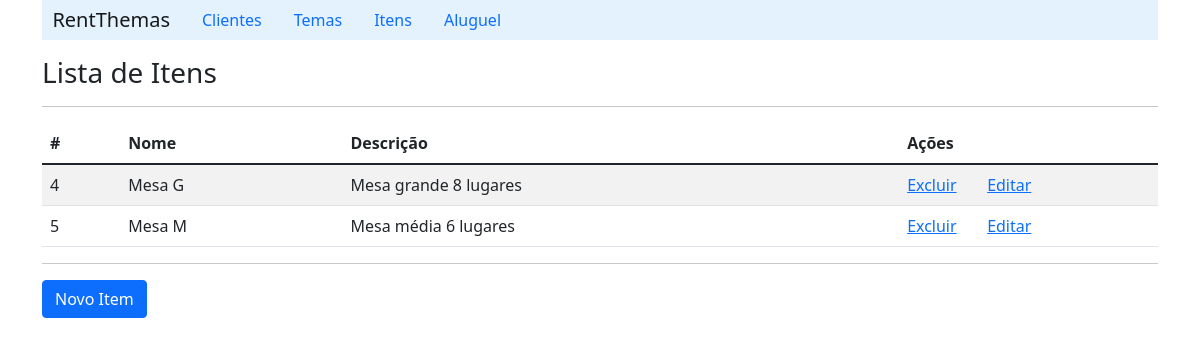
The app's page /listItem/, older data.
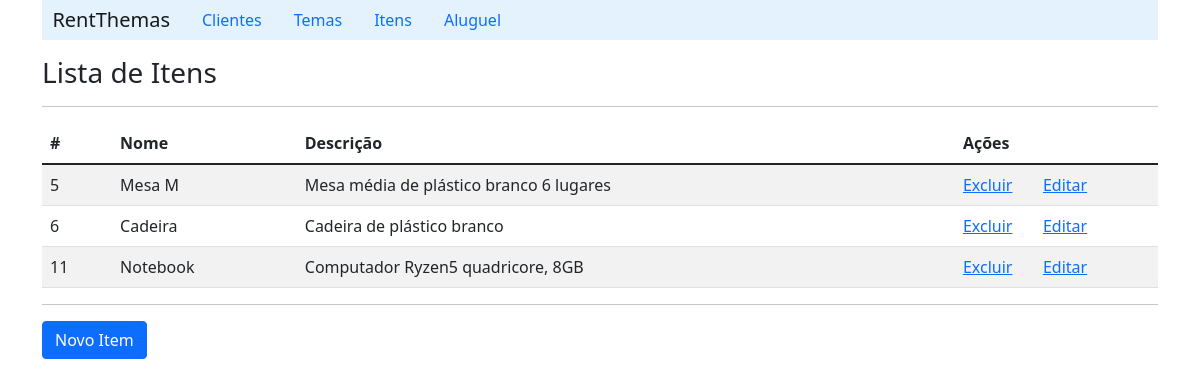
The same page, newer data.
### api/models.py (models this page shows, shortened)
class Item(models.Model):
    name = models.CharField(max_length=100)
    description = models.CharField(max_length=200)

### api/views.py (the view)
# urls.py: path('listItem/', itemview.list_item),
    def list_item(self, request):
        item_list = ItemDAO.list_item(request)
        context = {'item_list': item_list}
        return render(request, 'item/listItem.html', context)

### api/daos.py (called while the page is built)
    def list_item(self):
        item_list = Item.objects.all()
        return item_list

### api/templates/item/listItem.html (shortened to what this page needs)
{% extends "index.html" %}
    {% block content %}
        <h3>Lista de Itens</h3>
        <hr>
        <table class="table table-striped">
            {% if item_list %}
            <thead>
                <tr>
                    <th scope="col">#</th>
                    <th scope="col">Nome</th>
                    <th scope="col">Descrição</th>
                    <th scope="col">Ações</th>
                    <th scope="col"></th>
                </tr>
            </thead>
                {% for item in item_list%}
                    <tr>
                        <td>{{item.id}}</td>
                        <td>{{item.name}}</td>
                        <td>{{item.description}}</td>
                        <td width='80'><a href="/deleteItem/{{item.id}}">Excluir</a></td>
                        <td><a href="/detailItem/{{item.id}}">Editar</a></td>
                    </tr>
                {% endfor %}
            {% else %}
                <p>Nenhum item cadastrado!!</p>
            {%endif%}
        </table>
        <hr>
        <a class="btn btn-primary" href="/formItem">Novo Item</a>
    {% endblock %}

### api/templates/index.html (shortened to what this page needs)
{% load static %}
<!DOCTYPE html>
<html lang="pt-br">
<head>
    <link rel="stylesheet" href="https://cdn.jsdelivr.net/npm/bootstrap@5.1.1/dist/css/bootstrap.min.css">
    <link rel="stylesheet" href="https://pro.fontawesome.com/releases/v5.10.0/css/all.css"/>
</head>
<body>
    <div id="sidebar" class="container"  style="margin-top: 0;">
        <div>
            <nav class="nav navbar-light" style="background-color: #e3f2fd;">
                <a class="navbar-brand" href="/">&nbsp; RentThemas</a>
                <a class="nav-link" href="/listClient">Clientes</a>
                <a class="nav-link" href="/listTema">Temas</a>
                <a class="nav-link" href="/listItem">Itens</a>
                <a class="nav-link" href="/listRent">Aluguel</a>
            </nav>
        </div>
    </div>
    <div id="content" class="container">
        {% block content %}
        {% endblock %}
    </div>
</body>
</html>

Row changes from the older to the newer data that the page shows:
removed Item: id "4", name "Mesa G", description "Mesa grande 8 lugares"
changed Item "Mesa M": description "Mesa média 6 lugares" → "Mesa média de plástico branco 6 lugares"
added Item: id "6", name "Cadeira", description "Cadeira de plástico branco"
added Item: id "11", name "Notebook", description "Computador Ryzen5 quadricore, 8GB"
